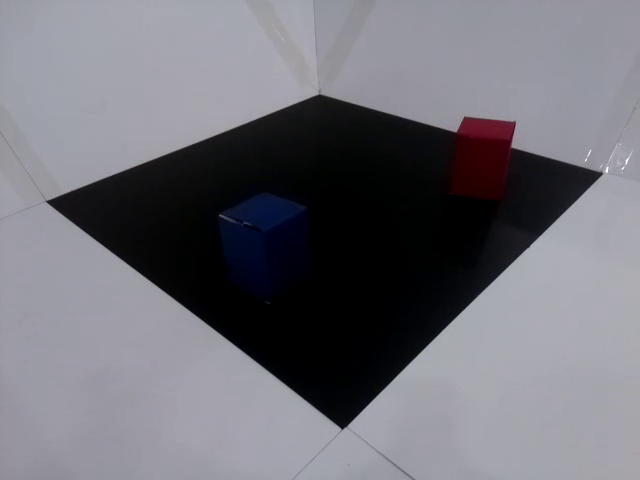
#> input picture Sensor/src/danger/danger_room_0.png, 640 x 480 px
$ python Is_danger.py
#> lines starting #> are read from the running program, lines starting #| are printed output that depends on the picture; after the words box and inside, x2 and y2 are one past the last pixel; in counts of white or black regions, pixels touching at a corner belong together
#> further down, src is the input picture: shape (480, 640, 3); mean B, G, R 119.3, 112.1, 112.8
import cv2 as cv
import numpy as np

# 가우시안 블러 안씀 !

global DANGER_RATE, ROOM_S, ROOM_V, MORPH_kernel, GAUSSIAN_kernel
DANGER_RATE = 10
# 위험 지역 인식 용도 s(채도) 기준값
ROOM_S = 170
# 위험 지역 인식 용도 v(명도) 기준값
ROOM_V = 80
# morphology kernel 값
MORPH_kernel = 3
# 가우시안 블러 kernel 값
GAUSSIAN_kernel = 1


def mophorlogy(mask):
    kernel = np.ones((MORPH_kernel, MORPH_kernel), np.uint8)
    mask = cv.morphologyEx(mask, cv.MORPH_OPEN, kernel)
    mask = cv.morphologyEx(mask, cv.MORPH_CLOSE, kernel)
    return mask

def get_s_mask(src, s_value):
#> called with s_value = 170
    hsv = cv.cvtColor(src, cv.COLOR_BGR2HSV)
#> hsv: shape (480, 640, 3); mean H, S, V 107.1, 40.1, 119.9
    h, s, v = cv.split(hsv)
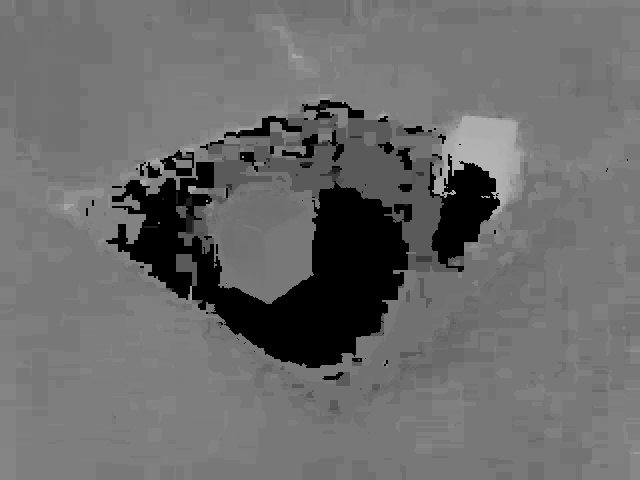
#> h: shape (480, 640); min 0, max 179, mean 107.1
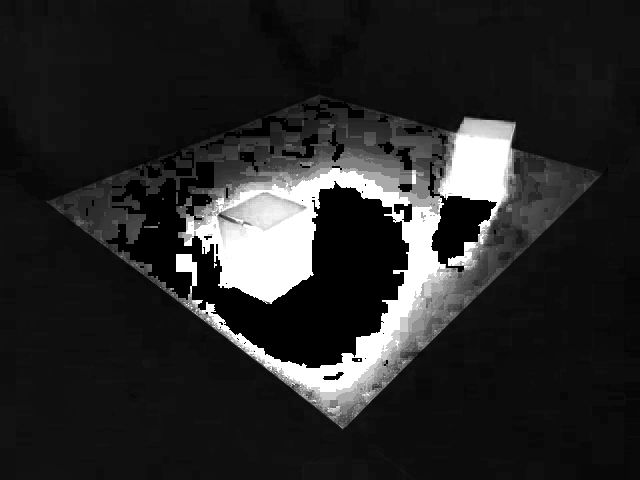
#> s: shape (480, 640); min 0, max 255, mean 40.1
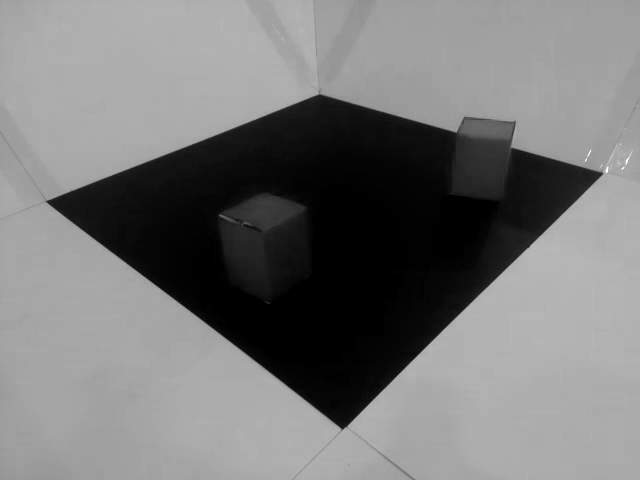
#> v: shape (480, 640); min 0, max 255, mean 119.9
    ret_s, s_bin = cv.threshold(s, s_value, 255, cv.THRESH_BINARY)
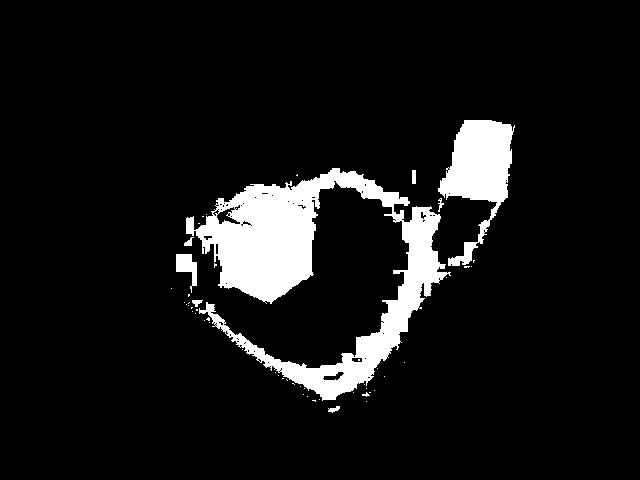
#> s_bin: shape (480, 640); 8.5% white; 53 white regions (45 under 20 px), largest, box (x1, y1, x2, y2) and area: (186, 168, 451, 401) 19988, (438, 120, 515, 266) 5238, (176, 254, 197, 293) 418
#> ret_s = 170
    # morphology 연산으로 노이즈 제거
    # s_bin = mophorlogy(s_bin)
    cv.imshow('s_bin', s_bin)
    cv.imshow('s_bin', s_bin)

    return s_bin

def get_v_mask(src, v_value):
#> called with v_value = 80
    hsv = cv.cvtColor(src, cv.COLOR_BGR2HSV)
    h, s, v = cv.split(hsv)
    ret_v, v_bin = cv.threshold(v, v_value, 255, cv.THRESH_BINARY)
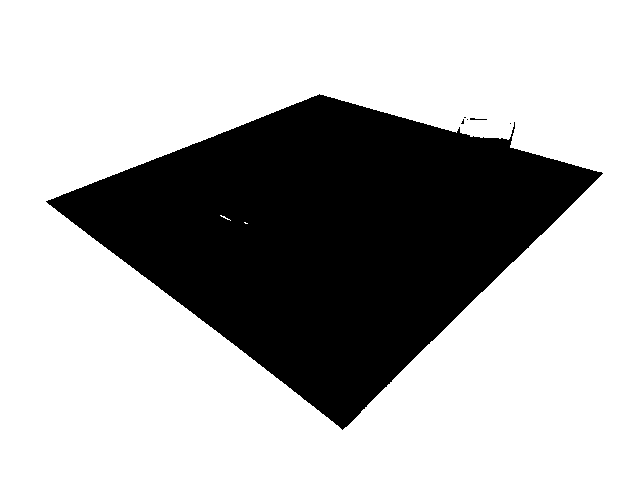
#> v_bin: shape (480, 640); 69.5% white; 6 black regions (4 under 20 px), largest, box (x1, y1, x2, y2) and area: (46, 94, 603, 430) 93625, (470, 118, 487, 120) 22
#> ret_v = 80
    # morphology 연산으로 노이즈 제거
    # v_bin = mophorlogy(v_bin)
    cv.imshow('v_bin', v_bin)
    return v_bin

def is_danger(src):
    mask_AND = cv.bitwise_and(get_s_mask(src, ROOM_S), get_v_mask(src, ROOM_V))
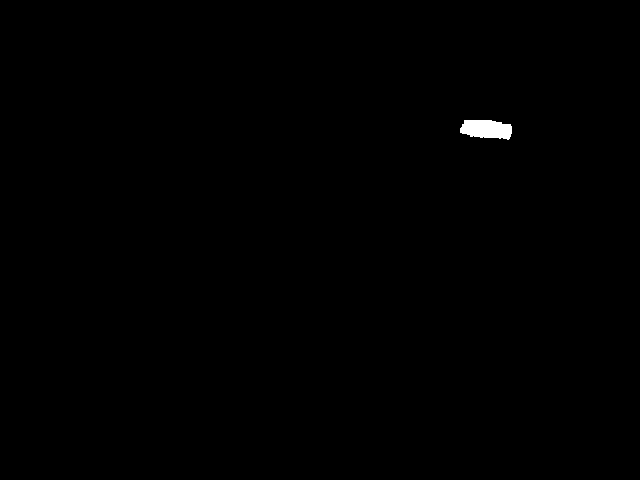
#> mask_AND: shape (480, 640); 0.26% white; 1 white region, box (x1, y1, x2, y2) and area: (460, 120, 512, 140) 810
    mask_AND = mophorlogy(mask_AND)
#> in mophorlogy, `mask = cv.morphologyEx(mask, cv.MORPH_OPEN, kernel)`: mask: shape (480, 640); 0.26% white; 1 white region, box (x1, y1, x2, y2) and area: (460, 120, 512, 139) 806
#> in mophorlogy, `mask = cv.morphologyEx(mask, cv.MORPH_CLOSE, kernel)`: mask: shape (480, 640); 0.26% white; 1 white region, box (x1, y1, x2, y2) and area: (460, 120, 512, 139) 808
    cv.imshow('mask_AND', mask_AND)
    # 계단일 때 채색 비율: 80~200, 위험지역일 때 비율: 0~10
    rate = np.count_nonzero(mask_AND) / (640 * 480)
#> rate = 0.00263
    rate = int(rate * 1000)
#> rate = 2
    print(rate)
#| 2
    return "DANGER" if rate <= DANGER_RATE else "STAIR"

# cap = cv.VideoCapture("videos/danger/1002_19:36.h264")
cap = cv.VideoCapture("videos/stair/0925_18:19.h264")

# [19 lines of commented-out code are left out]

src = cv.imread('src/danger/danger_room_0.png')

cv.imshow('src', src)
blur = cv.GaussianBlur(src, (GAUSSIAN_kernel, GAUSSIAN_kernel), 1)
print(is_danger(blur))
#| DANGER
cv.waitKey(0)
